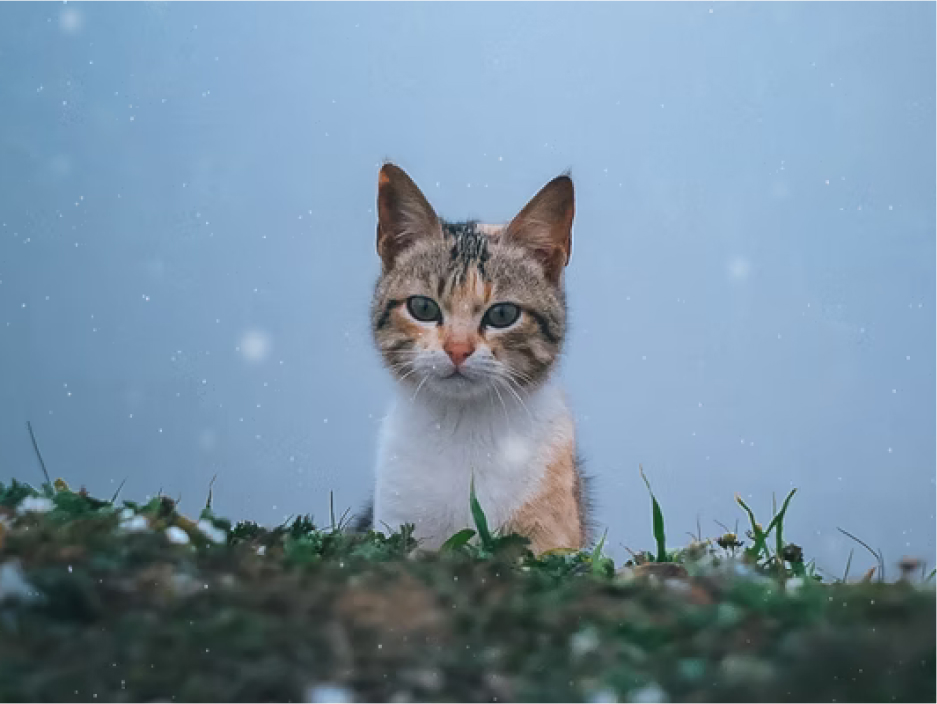
#> input picture journal 8/image.jpeg, 937 x 704 px, found by its file name
$ jupyter execute --allow-errors Untitled.ipynb
#> lines starting #> are read from the running program, lines starting #| are printed output that depends on the picture
# Task 1

[cell 1]
import cv2
import numpy as np
from matplotlib import pyplot as plt

img = cv2.imread(r"C:\Users\Fujitsu T\Desktop\journal 8\image.jpeg")
#> img is the input picture: shape (704, 937, 3); mean B, G, R 163.3, 143.8, 119.4
img = cv2.resize(img, (0, 0), None, .25, .25)
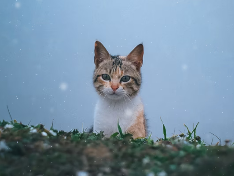
#> img: shape (176, 234, 3); mean B, G, R 163.2, 143.6, 119.1

#gausian filer
gaussianBlurKernel = np.array(([[1, 2, 1], [2, 4, 2], [1, 2, 1]]), np.float32)/9
gaussianBlur = cv2.filter2D(src=img, kernel=gaussianBlurKernel, ddepth=-1)
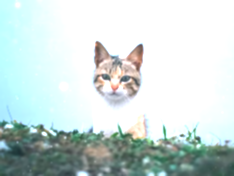
#> gaussianBlur: shape (176, 234, 3); mean B, G, R 217.2, 219.2, 204.3
#averaging filter
kernel = np.ones((5,5),np.float32)/25
dst = cv2.filter2D(img,-1,kernel)
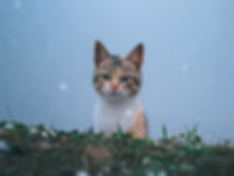
#> dst: shape (176, 234, 3); mean B, G, R 163.2, 143.6, 119.1

plt.figure(figsize=(10,10))
plt.subplot(1,3,1),plt.imshow(img),plt.title('Original')
plt.subplot(1,3,2),plt.imshow(gaussianBlur),plt.title('Gausian blur')
plt.subplot(1,3,3),plt.imshow(dst),plt.title('avarging filter')
plt.show()
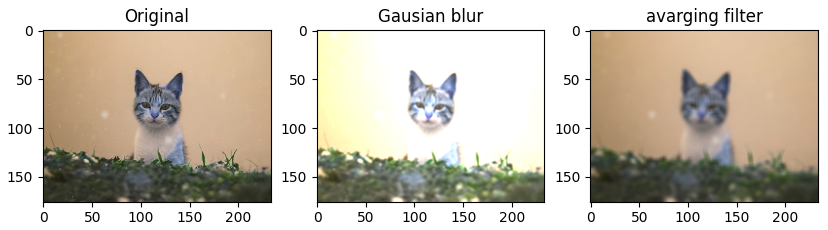
#> figure drawn by matplotlib, 3 panels; B, G, R data is drawn as R, G, B

# Task 2

## rank filter is also known as median filter
## rank=1 will increase the noise as it will emphasize low intensity values
## rank=25 will decrease the noise as it will emphasize high intensity values

[cell 2]
img2 = cv2.imread(r"C:\Users\Fujitsu T\Desktop\journal 8\noiseImg.png")
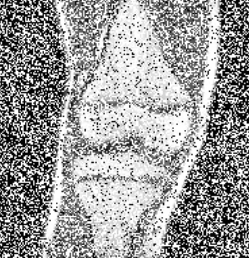
#> input picture journal 8/noiseImg.png, 249 x 258 px, found by its file name
#> img2 is the input picture: shape (258, 249, 3); mean B, G, R 155.5, 155.5, 155.5
n=5
output_image = cv2.medianBlur(img2, n)
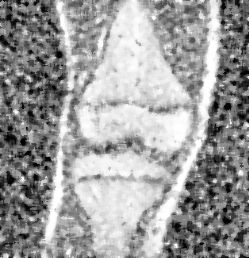
#> output_image: shape (258, 249, 3); mean B, G, R 156.6, 156.6, 156.6

plt.figure(figsize=(10,10))
plt.subplot(1, 2, 1),plt.imshow(img2),plt.title('Original')
plt.subplot(1,2,2),plt.imshow(output_image),plt.title('filtered image')
plt.show()

# Task 3

[cell 3]
img3 = cv2.imread(r"C:\Users\Fujitsu T\Desktop\journal 8\moon.png")
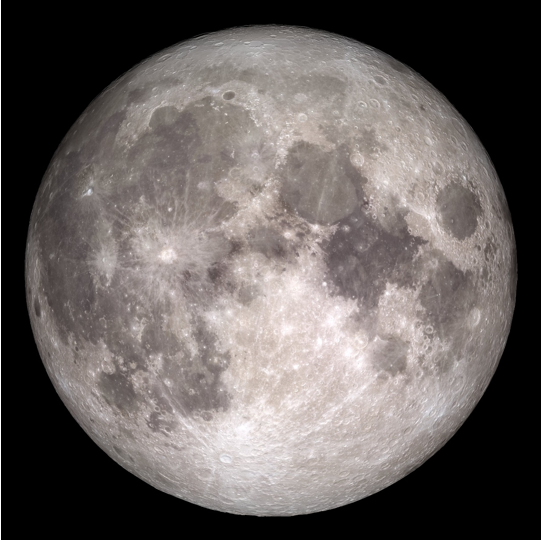
#> input picture journal 8/moon.png, 543 x 541 px, found by its file name
#> img3 is the input picture: shape (541, 543, 3); mean B, G, R 95.2, 97.2, 103.5

def mylaplacian(image):
    h, w = image.shape

    vertical_edges = np.zeros_like(image, dtype=np.float32)
    horizontal_edges = np.zeros_like(image, dtype=np.float32)
    combined_edges = np.zeros_like(image, dtype=np.float32)

    for x in range(1, h - 1):
        for y in range(1, w - 1):
            # Vertical edges
            vertical_edges[x, y] = image[x + 1, y] + image[x - 1, y] - 2 * image[x, y]
            # Horizontal edges
            horizontal_edges[x, y] = image[x, y + 1] + image[x, y - 1] - 2 * image[x, y]
            # Combine edges
            combined_edges[x, y] = vertical_edges[x, y] + horizontal_edges[x, y]

    vertical_edges = cv2.normalize(vertical_edges, None, 0, 255, cv2.NORM_MINMAX).astype(np.uint8)
    horizontal_edges = cv2.normalize(horizontal_edges, None, 0, 255, cv2.NORM_MINMAX).astype(np.uint8)
    combined_edges = cv2.normalize(combined_edges, None, 0, 255, cv2.NORM_MINMAX).astype(np.uint8)

    return vertical_edges, horizontal_edges, combined_edges

#> (the rest of this cell did not finish here and is left out)
